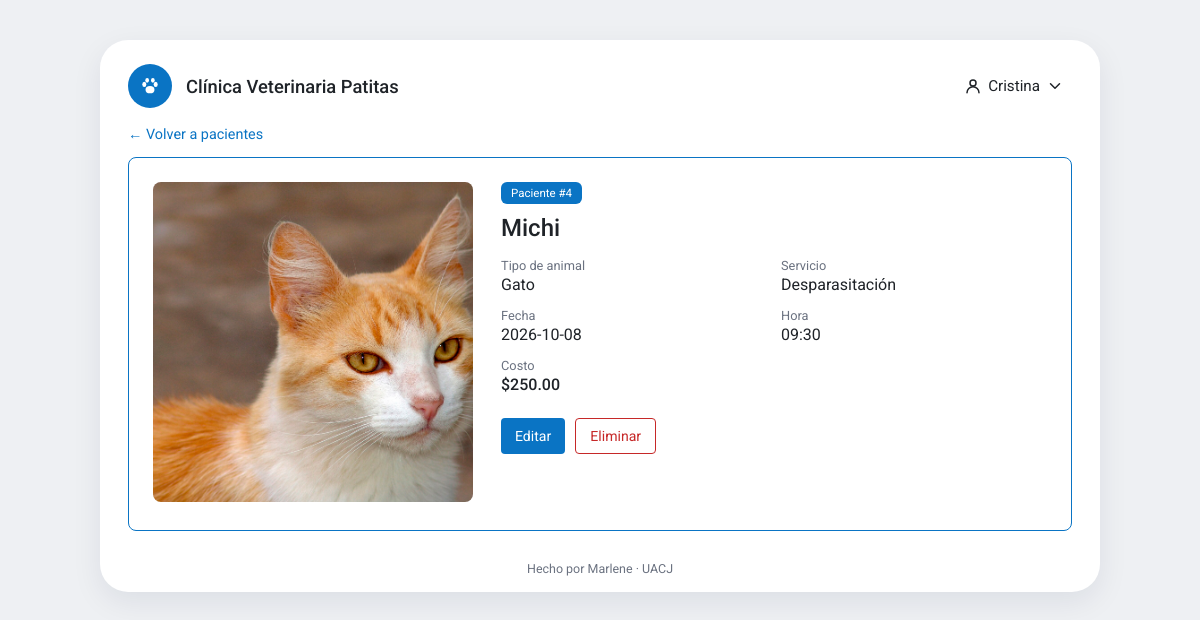
/paciente/4 (signed in), run on the app's committed database.
### tables this page shows
CREATE TABLE pacientes (
            id INTEGER PRIMARY KEY AUTOINCREMENT,
            nombre TEXT NOT NULL,
            foto TEXT NOT NULL,
            tipo TEXT NOT NULL,
            servicio TEXT NOT NULL,
            fecha TEXT NOT NULL,
            hora TEXT NOT NULL,
            costo REAL NOT NULL
        );

### app.py (the view)
@app.route("/paciente/<int:pid>")
@login_requerido
def ficha(pid):
    p = get_db().execute("SELECT * FROM pacientes WHERE id = ?", (pid,)).fetchone()
    if p is None:
        flash("Paciente no encontrado.", "error")
        return redirect(url_for("inicio"))
    return render_template("ficha.html", p=p)

### app.py (called while the page is built)
def get_db():
    if "db" not in g:
        g.db = sqlite3.connect(DB_PATH)
        g.db.row_factory = sqlite3.Row
    return g.db

@app.teardown_appcontext
def cerrar_db(_):
    db = g.pop("db", None)
    if db is not None:
        db.close()

def login_requerido(vista):
    @wraps(vista)
    def envoltura(*args, **kwargs):
        if "usuario_id" not in session:
            flash("Inicia sesión para continuar.", "error")
            return redirect(url_for("login"))
        return vista(*args, **kwargs)
    return envoltura

### templates/ficha.html (shortened to what this page needs)
{% extends "base.html" %}
{% block contenido %}
<a href="{{ url_for('inicio') }}" class="enlace volver">← Volver a pacientes</a>
<section class="ficha">
  <div class="ficha-foto">
    <img src="{{ url_for('static', filename='img/' ~ p.foto) }}" alt="Foto de {{ p.nombre }}"
         onerror="this.src='{{ url_for('static', filename='img/sin_foto.svg') }}'">
  </div>
  <div class="ficha-datos">
    <span class="etiqueta etiqueta-fija">Paciente #{{ p.id }}</span>
    <h1>{{ p.nombre }}</h1>
    <dl>
      <div><dt>Tipo de animal</dt><dd>{{ p.tipo }}</dd></div>
      <div><dt>Servicio</dt><dd>{{ p.servicio }}</dd></div>
      <div><dt>Fecha</dt><dd>{{ p.fecha }}</dd></div>
      <div><dt>Hora</dt><dd>{{ p.hora }}</dd></div>
      <div><dt>Costo</dt><dd class="precio">${{ "{:,.2f}".format(p.costo) }}</dd></div>
    </dl>
    <div class="ficha-acciones">
      <a href="{{ url_for('editar', pid=p.id) }}" class="boton">Editar</a>
      <form method="post" action="{{ url_for('eliminar', pid=p.id) }}"
            onsubmit="return confirm('¿Eliminar a {{ p.nombre }}? Esta acción no se puede deshacer.');">
        <button class="boton boton-peligro">Eliminar</button>
      </form>
    </div>
  </div>
</section>
{% endblock %}

### static/css/estilos.css (style rules this page uses)
:root { --azul: #0a74c4; --azul-oscuro: #075d9e; --azul-claro: #e8f2fb; --gris-fondo: #eef0f3; --gris-seccion: #f1f2f4; --gris-borde: #dfe3e8; --texto: #1f2328; --texto-suave: #6b7280; --rojo: #c62828; --radio: 18px; }
* { box-sizing: border-box; }
body { margin: 0; font-family: "Roboto", Arial, sans-serif; color: var(--texto); background: var(--gris-fondo); }
a { color: inherit; text-decoration: none; }
.etiqueta { position: absolute; top: -1px; left: -1px; background: var(--azul); color: #fff; font-size: .72rem; padding: 4px 10px; border-radius: 6px 0 6px 0; }
.etiqueta-fija { position: static; display: inline-block; border-radius: 6px; }
.precio { font-size: 1.15rem; font-weight: 500; margin: 6px 0 4px; }
.boton { display: inline-flex; align-items: center; gap: 6px; background: var(--azul); color: #fff; border: none; border-radius: 4px; padding: 9px 14px; font: inherit; font-size: .88rem; cursor: pointer; transition: background .2s; }
.boton-peligro { background: #fff; color: var(--rojo); border: 1.5px solid var(--rojo); }
.enlace { color: var(--azul); font-size: .9rem; }
.volver { display: inline-block; margin-bottom: 14px; }
.ficha { display: grid; grid-template-columns: 320px 1fr; gap: 28px; border: 1.5px solid var(--azul); border-radius: 8px; padding: 24px; margin-bottom: 20px; }
.ficha-foto img { width: 100%; aspect-ratio: 1; object-fit: cover; border-radius: 8px; background: var(--gris-seccion); }
.ficha h1 { margin: 10px 0 16px; font-weight: 500; }
.ficha dl { margin: 0; display: grid; grid-template-columns: 1fr 1fr; gap: 14px; }
.ficha dt { font-size: .8rem; color: var(--texto-suave); }
.ficha dd { margin: 2px 0 0; font-size: 1rem; }
.ficha-acciones { display: flex; gap: 10px; margin-top: 24px; }

### data on the page
pacientes: foto (picture), id "4", nombre "Michi", tipo "Gato", servicio "Desparasitación", fecha "2026-10-08", hora "09:30", costo "250.00"

### other printed values
{{ session.nombre }} "Cristina"
